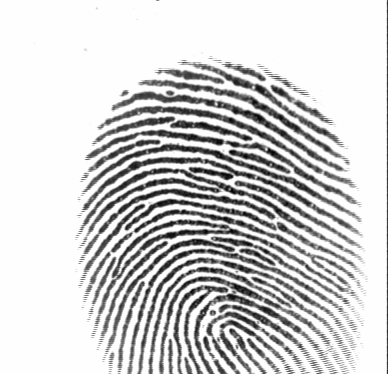
%> input picture FVC2002/sample/A.tif, 388 x 374 px
$ octave --eval "result = f_enhance(imread('FVC2002/sample/A.tif'));"   (GNU Octave 9; MATLAB toolbox functions it lacks are replaced by stand-ins)
%> lines starting %> are read from the running program, lines starting %| are printed output that depends on the picture
### f_enhance/fft_enhance_cubs.m
%fft_enhance_cubs: enhances the fingerprint image

%[oimg,fimg,bwimg,eimg,enhimg] =  fft_enhance_cubs(img, BLKSZ)
%                               oimg -  [OUT] block orientation image(can be viewed using view_orientation_image.m)
%                               fimg  - [OUT] block frequency image(indicates ridge spacing)
%                               bwimg - [OUT] shows angular bandwidth image(filter bandwidth adapts near the singular points)
%                               eimg  - [OUT] energy image. Indicates the 'ridgeness' of a block (can be used for fingerprint segmentation)
%                               enhimg- [OUT] enhanced image
%                               img   - [IN]  input fingerprint image (has to be of DOUBLE type)

function [enhimg, cimg, oimg,fimg,bwimg,eimg] =  fft_enhance_cubs(img, BLKSZ)
%> called with BLKSZ = 6
    global NFFT;

    if BLKSZ > 0
       NFFT        =   32;     %size of FFT
       OVRLP       =   2;      %size of overlap
       ALPHA       =   0.5;    %root filtering
       RMIN        =   4;   %%3;      %min allowable ridge spacing
       RMAX        =   40;     %maximum allowable ridge spacing
       ESTRETCH    =   20;     %for contrast enhancement
       ETHRESH     =   19;      %threshold for the energy
    else
       NFFT        =   32;     %size of FFT
       BLKSZ       =   12;     %size of the block
       OVRLP       =   6;      %size of overlap
       ALPHA       =   0.5;    %root filtering
       RMIN        =   3;      %min allowable ridge spacing
       RMAX        =   18;     %maximum allowable ridge spacing
       ESTRETCH    =   20;     %for contrast enhancement
       ETHRESH     =   6;      %threshold for the energy
    end

    [nHt,nWt]   =   size(img);
    img         =   double(img);    %convert to DOUBLE
    nBlkHt      =   floor((nHt-2*OVRLP)/BLKSZ);
    nBlkWt      =   floor((nWt-2*OVRLP)/BLKSZ);
    fftSrc      =   zeros(nBlkHt*nBlkWt,NFFT*NFFT); %stores FFT
    nWndSz      =   BLKSZ+2*OVRLP; %size of analysis window.

    %allocate outputs

    oimg        =   zeros(nBlkHt,nBlkWt);
    fimg        =   zeros(nBlkHt,nBlkWt);
    bwimg       =   zeros(nBlkHt,nBlkWt);
    eimg        =   zeros(nBlkHt,nBlkWt);
    enhimg      =   zeros(nHt,nWt);


    %precomputations

    [x,y]       =   meshgrid(0:nWndSz-1,0:nWndSz-1);
    dMult       =   (-1).^(x+y); %used to center the FFT
    [x,y]       =   meshgrid(-NFFT/2:NFFT/2-1,-NFFT/2:NFFT/2-1);
    r           =   sqrt(x.^2+y.^2)+eps;
    th          =   atan2(y,x);
    th(th<0)    =   th(th<0)+pi;
    w           =   raised_cosine_window(BLKSZ,OVRLP); %spectral window


    %Load filters

    load angular_filters_pi_4;   %now angf_pi_4 has filter coefficients
    angf_pi_4 = angf;
    load angular_filters_pi_2;   %now angf_pi_2 has filter coefficients
    angf_pi_2 = angf;

    %Bandpass filter

    FLOW        =   NFFT/RMAX;
    FHIGH       =   NFFT/RMIN;

    dRLow       =   1./(1+(r/FHIGH).^4);    %low pass butterworth filter
    dRHigh      =   1./(1+(FLOW./r).^4);    %high pass butterworth filter
    dBPass      =   dRLow.*dRHigh;          %bandpass


    %FFT Analysis

    for i = 0:nBlkHt-1
        nRow = i*BLKSZ+OVRLP+1;
        for j = 0:nBlkWt-1
            nCol = j*BLKSZ+OVRLP+1;
            %extract local block
            blk     =   img(nRow-OVRLP:nRow+BLKSZ+OVRLP-1,nCol-OVRLP:nCol+BLKSZ+OVRLP-1);
            %remove dc
            dAvg    =   sum(sum(blk))/(nWndSz*nWndSz);
            blk     =   blk-dAvg;   %remove DC content
            blk     =   blk.*w;     %multiply by spectral window

            %do pre filtering

            blkfft  =   fft2(blk.*dMult,NFFT,NFFT);
            blkfft  =   blkfft.*dBPass;             %band pass filtering
            dEnergy =   abs(blkfft).^2;
            blkfft  =   blkfft.*sqrt(dEnergy);      %root filtering(for diffusion)
            fftSrc(nBlkWt*i+j+1,:) = transpose(blkfft(:));
            dEnergy =   abs(blkfft).^2;

            %compute statistics

            dTotal          =   sum(sum(dEnergy))/(NFFT*NFFT);
            fimg(i+1,j+1)   =   NFFT/(compute_mean_frequency(dEnergy,r)+eps); %ridge separation
            oimg(i+1,j+1)   =   compute_mean_angle(dEnergy,th);         %ridge angle
            eimg(i+1,j+1)   =   log(dTotal+eps);                        %used for segmentation
        end;%for j
    end;%for i
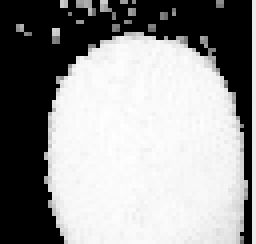
%> eimg: size 61x64 double (shown 4 times larger); min -36.04, max 29.41, mean 2.5; drawn with min black and max white
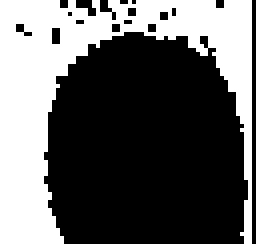
%> fimg: size 61x64 double (shown 4 times larger); min 6.11, max 1.44e+17, mean 5.42e+16; drawn with min black and max white
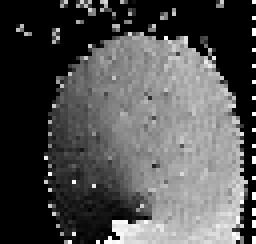
%> oimg: size 61x64 double (shown 4 times larger); min 0, max 3.14, mean 0.994; drawn with min black and max white


    %precomputations

    [x,y]       =   meshgrid(-NFFT/2:NFFT/2-1,-NFFT/2:NFFT/2-1);
    dMult       =   (-1).^(x+y); %used to center the FFT


    %process the resulting maps

    for i = 1:3
        oimg = smoothen_orientation_image(oimg);            %smoothen orientation image
    end;
%> this loop made 3 passes
%> pass 1, in smoothen_orientation_image, `gfx     =   imfilter(gx,msk,'symmetric','same');`:
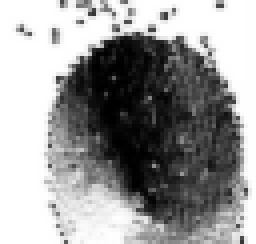
%> gfx: size 61x64 double (shown 4 times larger); min -0.997, max 1, mean 0.212; drawn with min black and max white
%> pass 1, in smoothen_orientation_image, `gfy     =   imfilter(gy,msk,'symmetric','same');`:
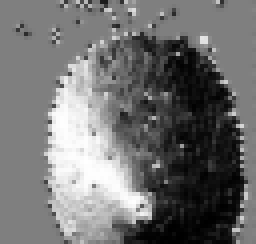
%> gfy: size 61x64 double (shown 4 times larger); min -0.996, max 0.996, mean -0.111; drawn with min black and max white
%> after the loop:
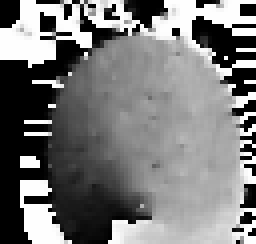
%> oimg: size 61x64 double (shown 4 times larger); min 0, max 3.14, mean 1.5; drawn with min black and max white
    fimg    =   smoothen_frequency_image(fimg,RMIN,RMAX,5); %diffuse frequency image
    cimg    =   compute_coherence(oimg);                    %coherence image for bandwidth
    bwimg   =   get_angular_bw_image(cimg);                 %QUANTIZED bandwidth image

    %FFT reconstruction

    for i = 0:nBlkHt-1
        for j = 0:nBlkWt-1
            nRow = i*BLKSZ+OVRLP+1;
            nCol = j*BLKSZ+OVRLP+1;

            %apply the filters

            blkfft  =   reshape(transpose(fftSrc(nBlkWt*i+j+1,:)),NFFT,NFFT);

            %reconstruction

            af      =   get_angular_filter(oimg(i+1,j+1),bwimg(i+1,j+1),angf_pi_4,angf_pi_2);
            blkfft  =   blkfft.*(af);
            blk     =   real(ifft2(blkfft).*dMult);
            enhimg(nRow:nRow+BLKSZ-1,nCol:nCol+BLKSZ-1)=blk(OVRLP+1:OVRLP+BLKSZ,OVRLP+1:OVRLP+BLKSZ);
        end;%for j
    end;%for i
    %end block processing

    %contrast enhancement

    enhimg =sqrt(abs(enhimg)).*sign(enhimg);
    mx     =max(max(enhimg));
    mn     =min(min(enhimg));
    enhimg =uint8((enhimg-mn)/(mx-mn)*254+1);


    %clean up the image

    emsk  = imresize(eimg,[nHt,nWt]);
    enhimg(emsk<ETHRESH) = 128;

    %end function fft_enhance_cubs


%raised_cosine: returns 1D spectral window

%y = raised_cosine(nBlkSz,nOvrlp)
%                                 y - [OUT] 1D raised cosine function
%                                 nBlkSz - [IN]  the window is constant here
%                                 nOvrlp - [IN]  the window has transition here

function y = raised_cosine(nBlkSz,nOvrlp)
    nWndSz  =   (nBlkSz+2*nOvrlp);
    x       =   abs(-nWndSz/2:nWndSz/2-1);
    y       =   0.5*(cos(pi*(x-nBlkSz/2)/nOvrlp)+1);
    y(abs(x)<nBlkSz/2)=1;

%end function raised_cosine


%raised_cosine_window: returns 2D spectral window

%w = raised_cosine_window(blksz,ovrlp)
%                                    w- [OUT] 1D raised cosine function
%                                    nBlkSz - [IN]  the window is constant here
%                                    nOvrlp - [IN]  the window has transition here

function w = raised_cosine_window(blksz,ovrlp)
    y = raised_cosine(blksz,ovrlp);
    w = y(:)*y(:)';

    %end function raised_cosine_window


%get_angular_filter: generates an angular filter centered around 'th' and with bandwidth 'bw'
%the filters in angf_xx are precomputed using angular_filter_bank.m

%r = get_angular_filter(t0,bw)
%                        r - [OUT] angular filter of size NFFTxNFFT
%                        t0- mean angle (obtained from orientation image)
%                        bw- angular bandwidth(obtained from bandwidth image)
%                       angf_xx - precomputed filters (using angular_filter_bank.m)

% [14 lines left out: function get_angular_filter, not called in this run]

    %end function get_angular_filter


%get_angular_bw_image: the bandwidth allocation is currently based on heuristics

%bwimg = get_angular_bw_image(c)

function bwimg = get_angular_bw_image(c)
    bwimg   =   zeros(size(c));
    bwimg(:,:)    = pi/2;                       %med bw
    bwimg(c<=0.7) = pi;                         %high bw
    bwimg(c>=0.9) = pi/4;                       %low bw

    %end function get_angular_bw


%get_angular_bw_image: the bandwidth allocation is currently based on heuristics

%bwimg = get_angular_bw_image(c)

% [10 lines left out: function compute_mean_angle, not called in this run]

    %end function compute_mean_angle


%get_angular_bw_image: the bandwidth allocation is currently based on heuristics

%bwimg = get_angular_bw_image(c)

% [5 lines left out: function compute_mean_frequency, not called in this run]

    %end function compute_mean_angle

### f_enhance/smoothen_orientation_image.m
%smoothen_orientation_image: smoothens the orientation image through vectorial gaussian filtering

%new_oimg = smoothen_orientation_image(oimg)
%                               oimg     - orientation image
%                                new_oimg - filtered orientation image

function noimg = smoothen_orientation_image(oimg)

    %smoothen the image

    gx      =   cos(2*oimg);
    gy      =   sin(2*oimg);

    msk     =   fspecial('gaussian',5);
    gfx     =   imfilter(gx,msk,'symmetric','same');
    gfy     =   imfilter(gy,msk,'symmetric','same');
    noimg   =   atan2(gfy,gfx);
    noimg(noimg<0) = noimg(noimg<0)+2*pi;
    noimg   =   0.5*noimg;

    %end function smoothen_orientation_image

### f_enhance/smoothen_frequency_image.m
%smoothen_frequency_image: smoothens the frequency image through a process of diffusion

% new_oimg = smoothen_frequency_image(fimg,RLOW,RHIGH,diff_cycles)
%                                    fimg       - frequency image image
%                                    nimg       - filtered frequency image
%                                    RLOW       - lowest allowed ridge separation
%                                    RHIGH      - highest allowed ridge separation
%                                   diff_cyles - number of diffusion cycles

function nfimg = smoothen_frequency_image(fimg,RLOW,RHIGH,diff_cycles)
%> called with RLOW = 4, RHIGH = 40, diff_cycles = 5
    valid_nbrs  =   3;       %uses only pixels with more then valid_nbrs for diffusion
    [ht,wt]     =   size(fimg);
    nfimg       =   fimg;
    N           =   1;


    %perform diffusion

    h           =   fspecial('gaussian',2*N+1);
    cycles      =   0;
    invalid_cnt = sum(sum(fimg<RLOW | fimg>RHIGH));
%> invalid_cnt = 1468
    while((invalid_cnt>0 &cycles < diff_cycles) | cycles < diff_cycles)

        %pad the image

        fimg    =   [flipud(fimg(1:N,:));fimg;flipud(fimg(ht-N+1:ht,:))]; %pad the rows
        fimg    =   [fliplr(fimg(:,1:N)),fimg,fliplr(fimg(:,wt-N+1:wt))]; %pad the cols

        %perform diffusion

        for i=N+1:ht+N
         for j = N+1:wt+N
                blk = fimg(i-N:i+N,j-N:j+N);
                msk = (blk>=RLOW & blk<=RHIGH);
                if(sum(sum(msk))>=valid_nbrs)
                    blk           =blk.*msk;
                    nfimg(i-N,j-N)=sum(sum(blk.*h))/sum(sum(h.*msk));
                else
                    nfimg(i-N,j-N)=-1; %invalid value
                end;
         end;
        end;

        %prepare for next iteration

        fimg        =   nfimg;
        invalid_cnt =   sum(sum(fimg<RLOW | fimg>RHIGH));
        cycles      =   cycles+1;
    end;
%> this loop made 5 passes
%> invalid_cnt on passes 1 to 5: 1283, 1132, 996, 867, 743
%> pass 2, in smoothen_frequency_image, `fimg    =   [flipud(fimg(1:N,:));fimg;flipud(fimg(ht-N+1:ht,:))];`:
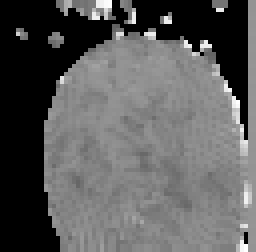
%> fimg: size 63x64 double (shown 4 times larger); min -1, max 18.79, mean 6.17; drawn with min black and max white
%     cycles

%end function smoothen_orientation_image

### f_enhance/compute_coherence.m
%------------------------------------------------------------------------
%compute_coherence: Computes the coherence image.

%oimg - orientation image
%cimg - coherence image(0-low coherence,1-high coherence)

function [cimg] = compute_coherence(oimg)
    [h,w]   =   size(oimg);
%> (the rest of the program and of its run is left out)
